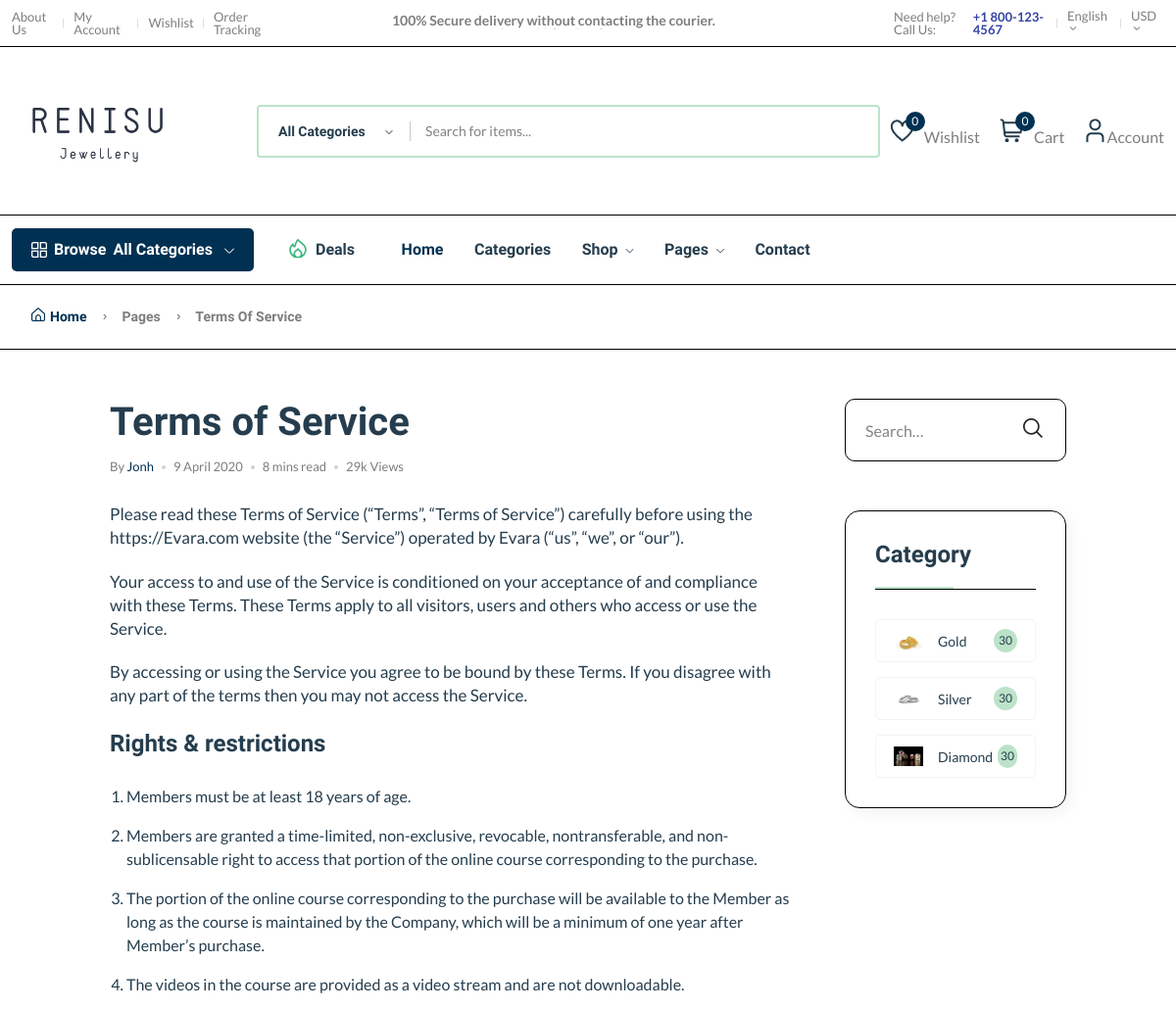
/terms_of_service/ (upper part), run on an earlier commit of the app's database.
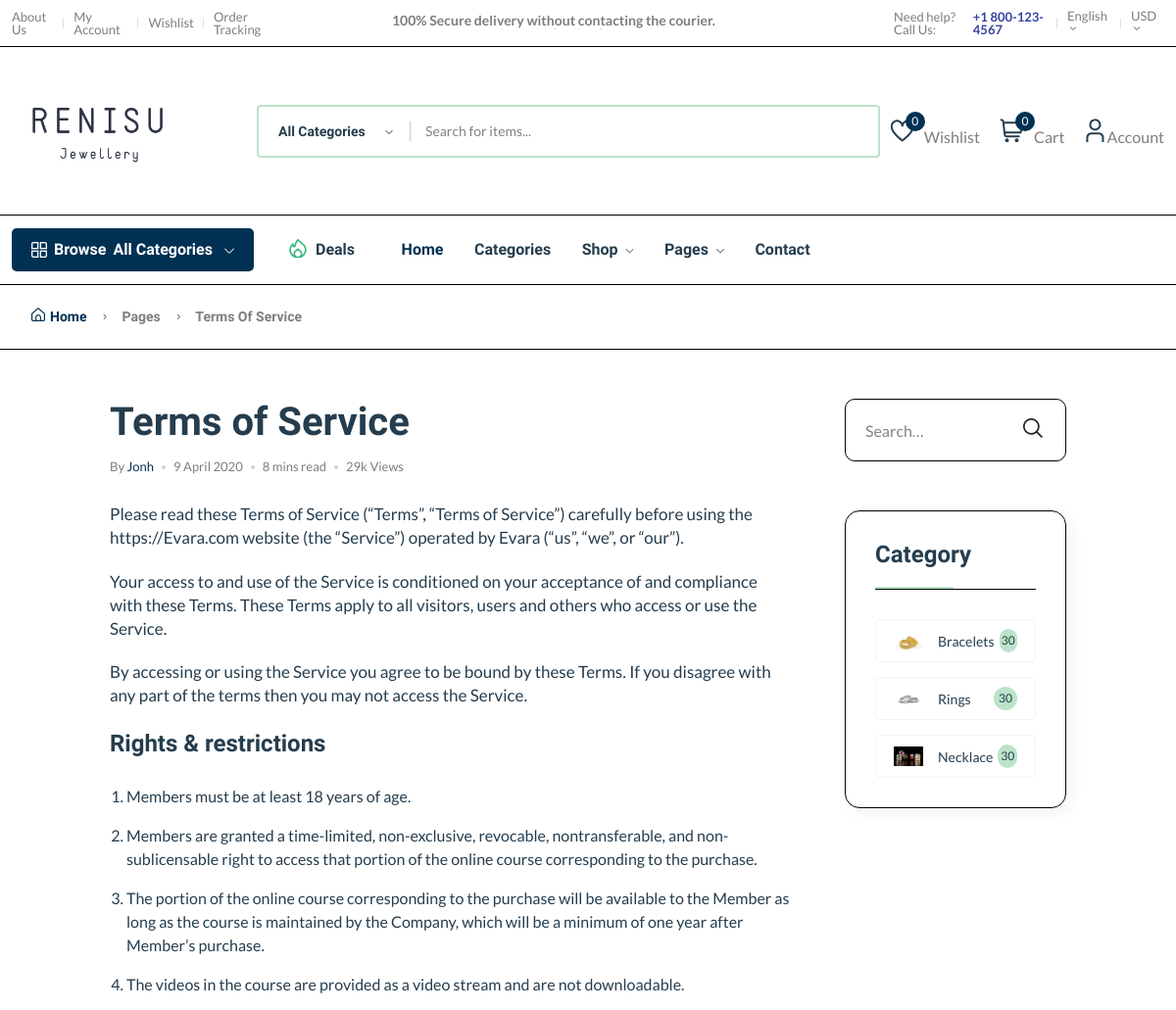
And on a later commit of the database.
### core/models.py (models this page shows, shortened)
class Category(models.Model):
    cid = ShortUUIDField(unique=True,
                        length = 10,
                        max_length=30,
                        prefix="cat",
                        alphabet="abcdefgh12345"
                        )
    title = models.CharField(max_length=100) # Title, heading
    image = models.ImageField(upload_to="category")
    class Meta:
        verbose_name_plural = "categories"

### core/views.py (the view)
# urls.py: path("terms_of_service/", views.TOS, name="terms_of_service"),
def TOS(request):
    products = Product.objects.all()
    categories = Category.objects.all()
    context = {
        "products":products,
        "categories":categories
    }
    return render(request,"core/terms_of_service.html", context)

### core/context_processor.py (called while the page is built)
def default(request):
    categories = Category.objects.all()
    try:
        address = Address.objects.get(user=request.user.id)
    except Address.DoesNotExist:
        address = "Address not found"
    return {
        'categories':categories,
        'address':address
    }

### templates/core/terms_of_service.html (shortened to what the changed rows need)
{% extends 'partials/base.html' %}
{% load static %}
{% block content %}
    <main class="main pages">
        <div class="page-content pt-50">
            <div class="container">
                <div class="row">
                    <div class="col-xl-10 col-lg-12 m-auto">
                        <div class="row">
                            <div class="col-lg-9">
                                <div class="single-page pr-30 mb-lg-0 mb-sm-5">
                                    <div class="single-header style-2">
                                        <h2>Terms of Service</h2>
                                    </div>
                                </div>
                            </div>
                            <div class="col-lg-3 primary-sidebar sticky-sidebar">
                                <div class="widget-area">
                                    <div class="sidebar-widget widget-category-2 mb-30">
                                        <ul>
                                            {%for category in categories%}
                                            <li>
                                                <a href="{% url 'core:category-product-list' category.cid%}"> <img src="{{category.image.url}}" alt="" />{{category.title}}</a><span class="count">30</span>
                                            </li>
                                            {% endfor %}
                                        </ul>
                                    </div>
                                </div>
                            </div>
                        </div>
                    </div>
                </div>
            </div>
        </div>
    </main>
{% endblock content %}

What changed in the data, as far as the page shows it:
changed Category: title "Gold" → "Bracelets"
changed Category: title "Silver" → "Rings"
changed Category: title "Diamond" → "Necklace"
